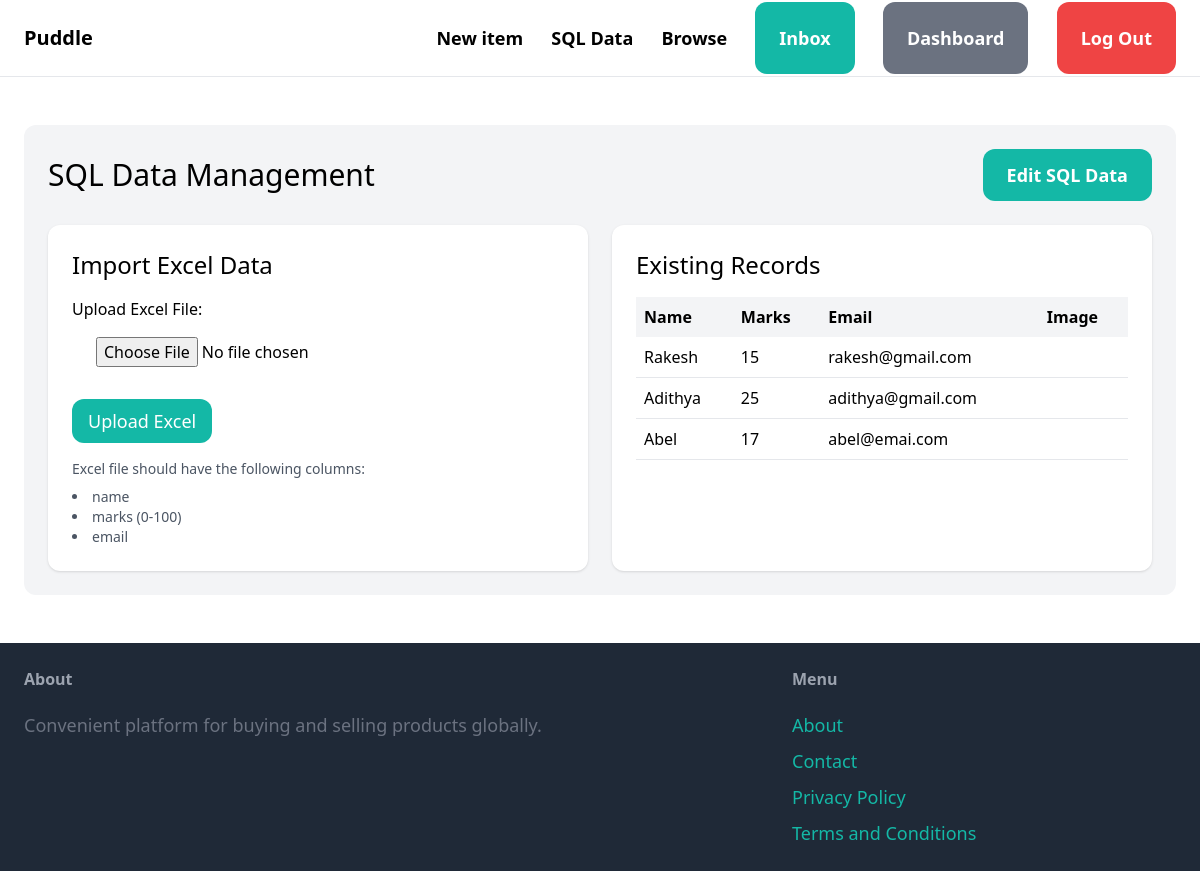
Page /sql-data/ (signed in) on the committed database.
### core/models.py (models this page shows, shortened)
class ExcelData(models.Model):
    name = models.CharField(max_length=100)
    marks = models.IntegerField(
        validators=[
            MinValueValidator(0, message="Marks cannot be negative"),
            MaxValueValidator(100, message="Marks cannot exceed 100")
        ]
    )
    email = models.EmailField()
    created_at = models.DateTimeField(auto_now_add=True)
    updated_at = models.DateTimeField(auto_now=True)
    class Meta:
        ordering = ['-created_at']
        verbose_name = 'Excel Data'
        verbose_name_plural = 'Excel Data'

### core/views.py (the view)
# urls.py: path('sql-data/', views.sql_data, name='sql_data'),
@login_required
def sql_data(request):
    if request.method == 'POST':
        form = ExcelUploadForm(request.POST, request.FILES)
        if form.is_valid():
            excel_file = request.FILES['excel_file']
            try:
                df = pd.read_excel(excel_file)
                columns = df.columns.tolist()
                name_col = None
                marks_col = None
                email_col = None
                for col in columns:
                    if col.lower() == 'name':
                        name_col = col
                    elif col.lower() == 'marks':
                        marks_col = col
                    elif col.lower() == 'email':
                        email_col = col
                if not name_col or not marks_col or not email_col:
                    missing_cols = []
                    if not name_col:
                        missing_cols.append("'name'")
                    if not marks_col:
                        missing_cols.append("'marks'")
                    if not email_col:
                        missing_cols.append("'email'")
                    error_msg = f"Excel file must contain columns: {' and '.join(missing_cols)}. Found columns: {', '.join(columns)}"
                    messages.error(request, error_msg)
                    return redirect('core:sql_data')
                for index, row in df.iterrows():
                    ExcelData.objects.create(
                        name=str(row[name_col]),
                        marks=int(row[marks_col]),
                        email=str(row[email_col])
                    )
                messages.success(request, f'Successfully imported {len(df)} records from Excel!')
                return redirect('core:sql_data')
            except Exception as e:
                messages.error(request, f'Error importing Excel data: {str(e)}. Please ensure your Excel file has "name", "marks", and "email" columns.')
    else:
        form = ExcelUploadForm()
    records = ExcelData.objects.all()
    return render(request, 'core/sql_data.html', {
        'form': form,
        'records': records,
    })

### core/forms.py
class ExcelUploadForm(forms.Form):
    excel_file = forms.FileField(
        widget=forms.FileInput(attrs={
            'class': 'w-full py-4 px-6 rounded',
            'accept': '.xlsx, .xls'
        }),
        label='Upload Excel File'
    )

### core/templates/core/sql_data.html (shortened to what this page needs)
{% extends 'core/base.html' %}
{% block content %}
<div class="w-full my-6 mx-auto p-6 bg-gray-100 rounded-xl">
    <div class="flex justify-between items-center mb-6">
        <h1 class="text-3xl">SQL Data Management</h1>
        <a href="{% url 'core:edit_sql' %}" class="px-6 py-3 text-lg font-semibold bg-teal-500 text-white rounded-xl hover:bg-teal-700">
            Edit SQL Data
        </a>
    </div>
    <div class="grid grid-cols-1 md:grid-cols-2 gap-6">
        <div class="bg-white p-6 rounded-xl shadow">
            <h2 class="text-2xl mb-4">Import Excel Data</h2>
            <form method="post" enctype="multipart/form-data">
                <div class="mb-4">
                    {{ form.excel_file.label_tag }}
                    {{ form.excel_file }}
                </div>
                <button type="submit" class="py-2 px-4 text-lg bg-teal-500 hover:bg-teal-700 rounded-xl text-white">
                    Upload Excel
                </button>
            </form>
            <div class="mt-4 text-sm text-gray-600">
                <p>Excel file should have the following columns:</p>
                <ul class="list-disc list-inside mt-2">
                    <li>name</li>
                    <li>marks (0-100)</li>
                    <li>email</li>
                </ul>
            </div>
        </div>
        <div class="bg-white p-6 rounded-xl shadow">
            <h2 class="text-2xl mb-4">Existing Records</h2>
            {% if records %}
                <div class="overflow-x-auto">
                    <table class="w-full">
                        <thead>
                            <tr class="bg-gray-100">
                                <th class="p-2 text-left">Name</th>
                                <th class="p-2 text-left">Marks</th>
                                <th class="p-2 text-left">Email</th>
                                <th class="p-2 text-left">Image</th>
                            </tr>
                        </thead>
                        <tbody>
                            {% for record in records %}
                            <tr class="border-b">
                                <td class="p-2">{{ record.name }}</td>
                                <td class="p-2">{{ record.marks }}</td>
                                <td class="p-2">{{ record.email }}</td>
                            </tr>
                            {% endfor %}
                        </tbody>
                    </table>
                </div>
            {% else %}
                <p class="text-gray-500">No records found.</p>
            {% endif %}
        </div>
    </div>
</div>
{% endblock %}

### rows in the picture
ExcelData: name "Rakesh", marks "15", email "rakesh@gmail.com"
ExcelData: name "Adithya", marks "25", email "adithya@gmail.com"
ExcelData: name "Abel", marks "17", email "abel@emai.com"
